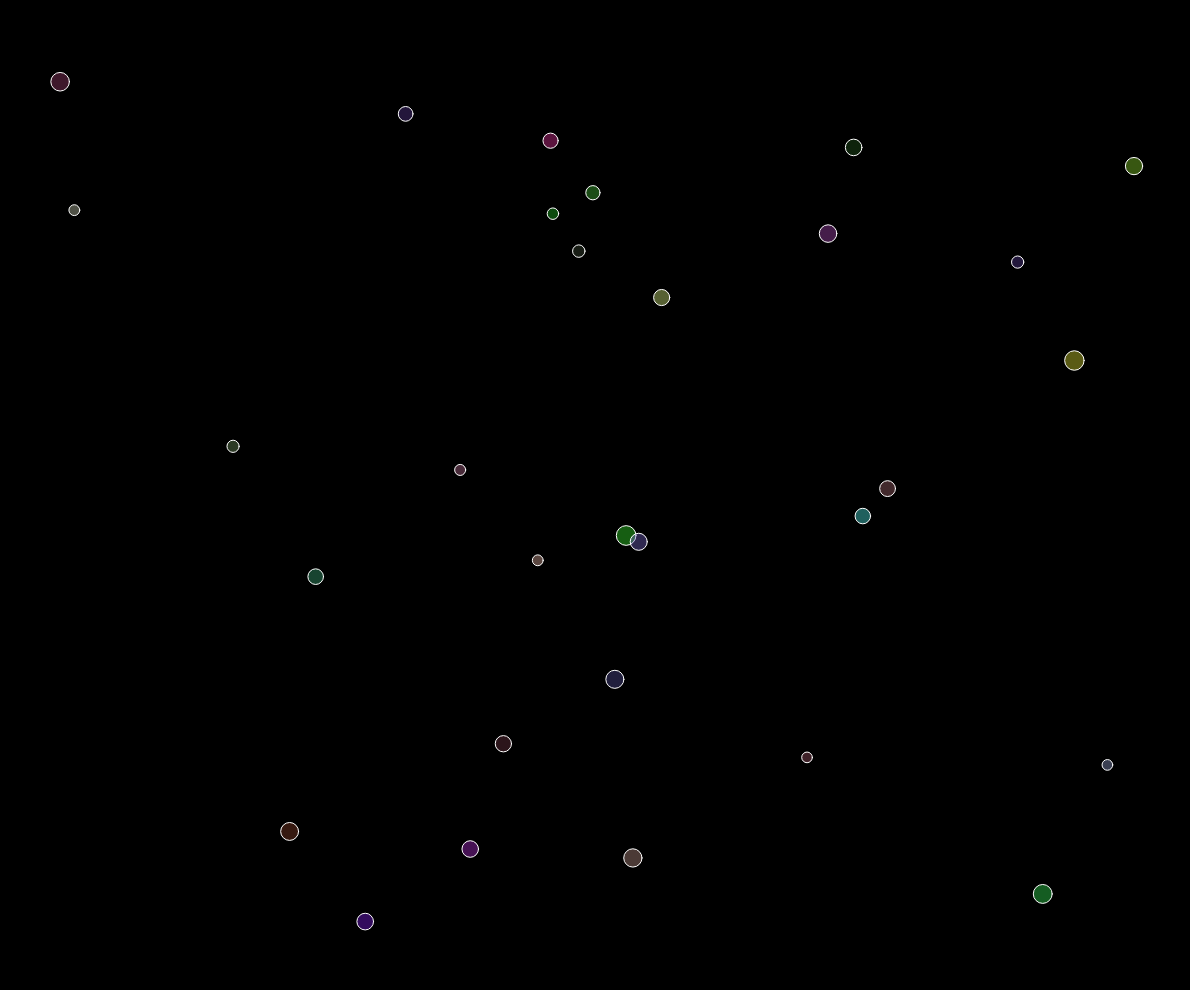
Frame 1 (no input)
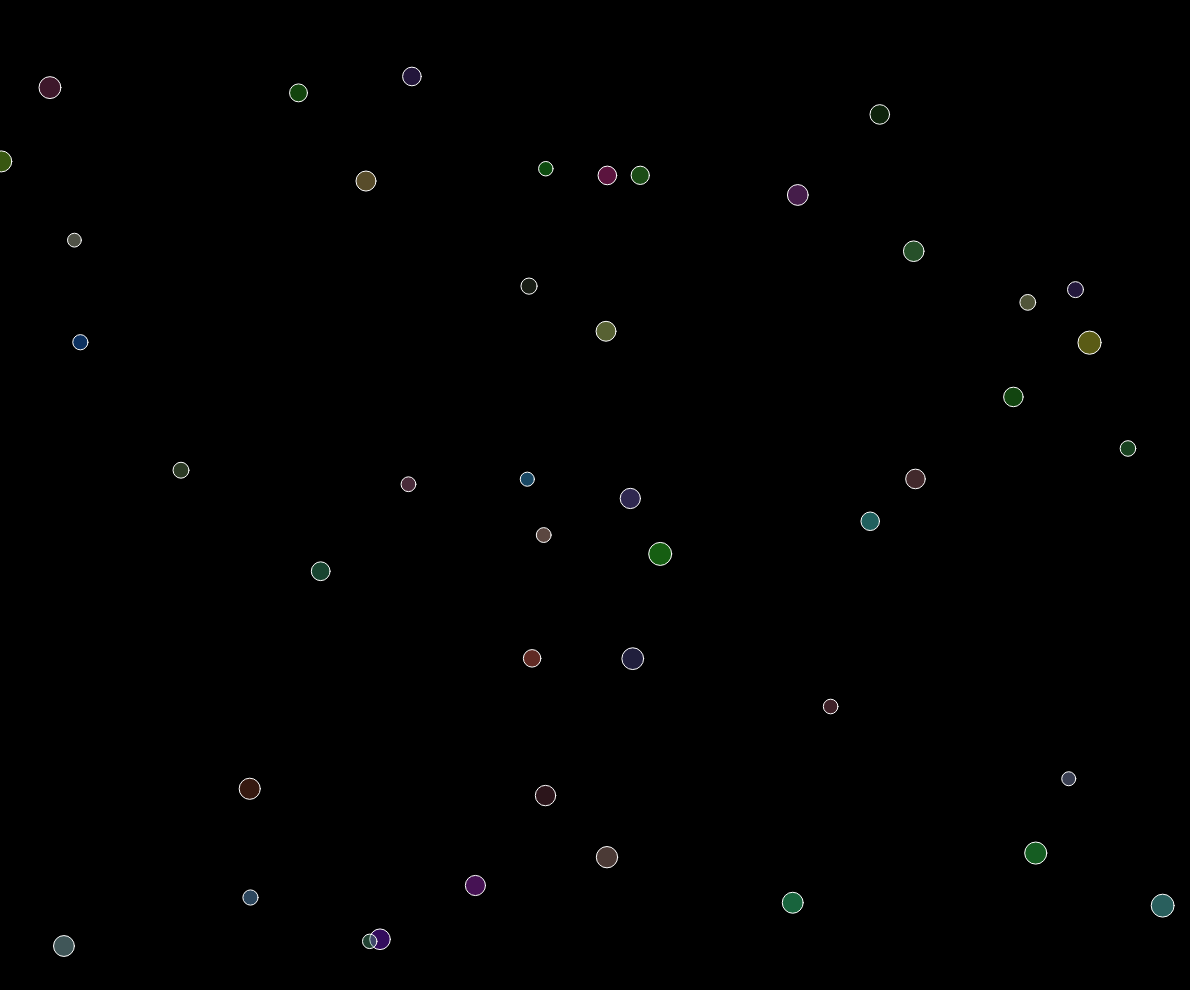
Frame 60 (no input)
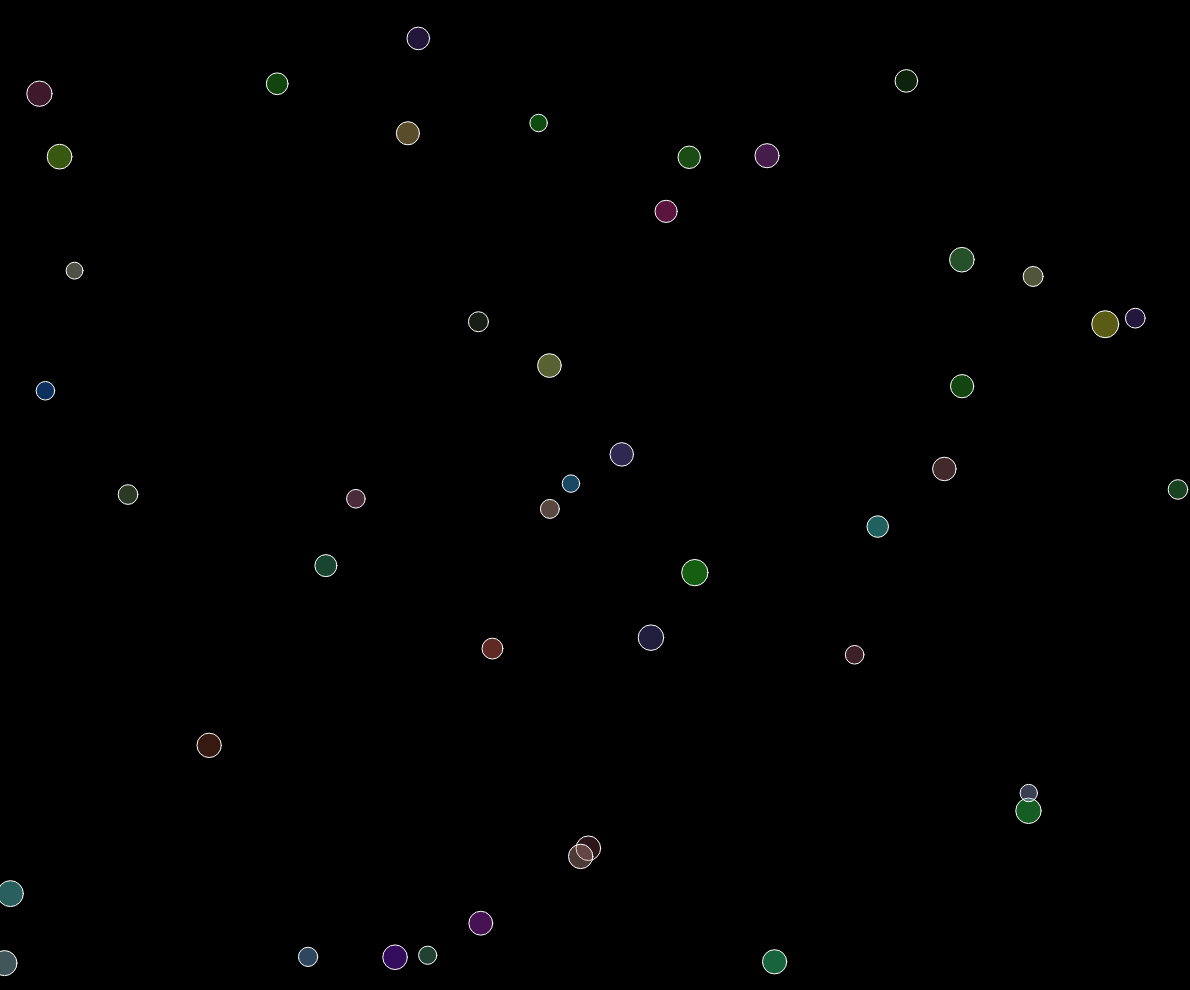
Frame 120 (the mouse pressed at the canvas centre since frame 60)

The p5.js sketch that drew these frames (run headless with seeded random() and noise() and a simulated clock; from frame 60 on, the mouse is pressed at the canvas centre):

// p5.js sketch
// ── sketch.js
let cells = [];

function setup() {
  createCanvas(innerWidth - 10, innerHeight - 10);
  for(let i = 0; i < 100; i++){
    cells.push(new cell());
  }
}

function draw() {
  background(0);
  for(let i = 0; i < cells.length; i++){
      if(cells[i].death()){
        cells.splice(i, 1);
      }else{
        cells[i].grow();
        if(cells[i].check()){
            cells.push(cells[i].duplicate());
            cells.push(cells[i].duplicate());
            cells.splice(i, 1);
        }
        cells[i].migrate();
        cells[i].show();  
      }
  }
}

// ── Food.js
class Food {
    constructor() {
        this.pos = createVector(random(width), random(height));
        this.poisoned = (Math.random() > 0.5);
    }

    show() {
        stroke(0);
        if (this.poisoned) {
            fill(0, 0, 255);
        } else {
            fill(255, 0, 0);
        }
        circle(this.pos.x, this.pos.y, 20);
    }

    static serializeArray(arr) {
        let toRet = [];
        for (let i = 0; i < arr.length; i++) {
            toRet[i] = {
                pos: {
                    x: arr[i].pos.x,
                    y: arr[i].pos.y
                },
                poisoned: arr[i].poisoned
            }
        }
        return toRet;
    }

    static unserializeArray(arr) {
        let toRet = [];
        for (let i = 0; i < arr.length; i++) {
            toRet[i] = new Food();
            toRet[i].pos = createVector(arr[i].pos.x, arr[i].pos.y)
            toRet[i].poisoned = arr[i].poisoned;
        }
        return toRet;
    }

    static updateArray(arr, foods) {
        for (let i = 0; i < arr.length; i++) {
            if (foods[i]) {
                foods[i].pos.x = arr[i].pos.x;
                foods[i].pos.y = arr[i].pos.y;
                foods[i].poisoned = arr[i].poisoned;
            } else {
                foods[i] = new Food();
                foods[i].pos = createVector(arr[i].pos.x, arr[i].pos.y)
                foods[i].poisoned = arr[i].poisoned;
            }
        }
        if (foods.length > arr.length) {
            foods.splice(arr.length - 1);
        }
    }

}
// ── cell.js
function cell(x, y, r, c){

	this.x = x || random(50, width - 50); 
	this.y = y || random(50, height - 50);
	this.r = r || random(10, 20);
	this.color = c || color(255 - random(0,225), 255 - random(0,225), 255 - random(0,225), 100);
	this.xspeed = random(-1, 1);
	this.yspeed = random(-1, 1);
	this.growthFactor = random(0.05, 0.07);
	this.dieProbability = Math.floor(random(100));


	this.death = function(){
		return this.dieProbability < 45;
	}

	this.grow = function(){
		this.r += this.growthFactor;
	}

	this.check = function(){
		return this.r > 50;
	}

	this.duplicate = function(){
		return new cell(this.x - random(20, 40), this.y - random(20, 40), this.r / Math.sqrt(2), this.color);
	}

	this.migrate = function(){
		this.x = (this.x + this.xspeed) % width;
		this.y = (this.y + this.yspeed) % height;
		if(this.x < 0){
			this.x += width;
		}
		if(this.y < 0){
			this.y += height;
		}
	}

	this.show = function(){
		fill(this.color);
		stroke(255);
		ellipse(this.x, this.y, this.r, this.r);	
	}

}
